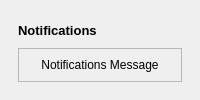
                     <widget class="QWidget" name="popupNotificationContainer" native="true">
                      <property name="maximumSize">
                       <size>
                        <width>16777215</width>
                        <height>100</height>
                       </size>
                      </property>
                      <layout class="QVBoxLayout" name="verticalLayout_24">
                       <property name="spacing">
                        <number>9</number>
                       </property>
                       <property name="leftMargin">
                        <number>9</number>
                       </property>
                       <property name="topMargin">
                        <number>9</number>
                       </property>
                       <property name="rightMargin">
                        <number>9</number>
                       </property>
                       <property name="bottomMargin">
                        <number>9</number>
                       </property>
                       <item>
                        <widget class="QWidget" name="popupNotificationSubContainer" native="true">
                         <layout class="QVBoxLayout" name="verticalLayout_25">
                          <item>
                           <widget class="QLabel" name="label_21">
                            <property name="font">
                             <font>
                              <pointsize>10</pointsize>
                              <bold>true</bold>
                             </font>
                            </property>
                            <property name="text">
                             <string>Notifications</string>
                            </property>
                           </widget>
                          </item>
                          <item>
                           <widget class="QFrame" name="frame_14">
                            <property name="frameShape">
                             <enum>QFrame::StyledPanel</enum>
                            </property>
                            <property name="frameShadow">
                             <enum>QFrame::Raised</enum>
                            </property>
                            <layout class="QHBoxLayout" name="horizontalLayout_10">
                             <item>
                              <widget class="QLabel" name="label_22">
                               <property name="sizePolicy">
                                <sizepolicy hsizetype="Expanding" vsizetype="Preferred">
                                 <horstretch>0</horstretch>
                                 <verstretch>0</verstretch>
                                </sizepolicy>
                               </property>
                               <property name="font">
                                <font>
                                 <bold>false</bold>
                                </font>
                               </property>
                               <property name="styleSheet">
                                <string notr="true"/>
                               </property>
                               <property name="text">
                                <string>Notifications Message</string>
                               </property>
                               <property name="alignment">
                                <set>Qt::AlignCenter</set>
                               </property>
                              </widget>
                             </item>
                            </layout>
                           </widget>
                          </item>
                         </layout>
                        </widget>
                       </item>
                      </layout>
                     </widget>
